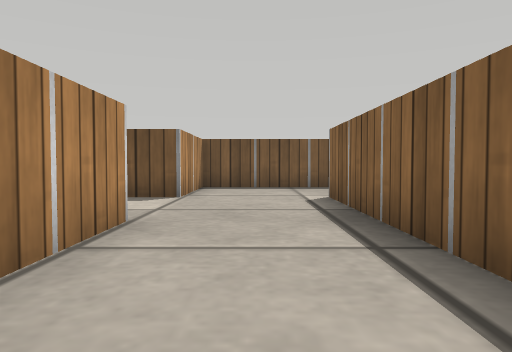
View 1 (above)

19 first-person views from a walk through a Webots world. The camera is 0.14 m above the floor, tilts 2° down and sees 70° across. The floor is counted in squares, 0.2 m on a side. Each view is taken from the middle of a square. On the plan, view 1 faces up. The plan holds only what a view shows up to about 11 squares ahead; the rest is blank. The place goes on beyond the plan. Robots are left out. Webots' stock objects and surfaces are drawn as simple stand-ins.

View 2
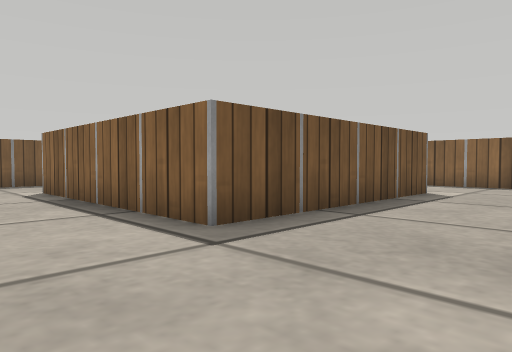

View 3
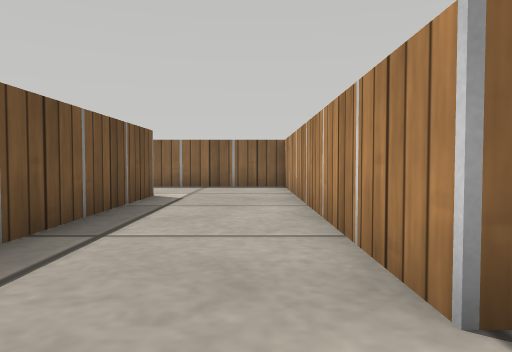

View 4
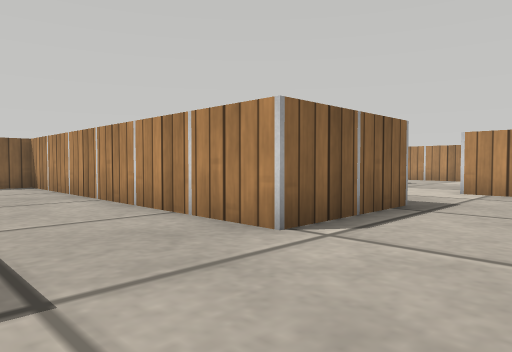

View 5
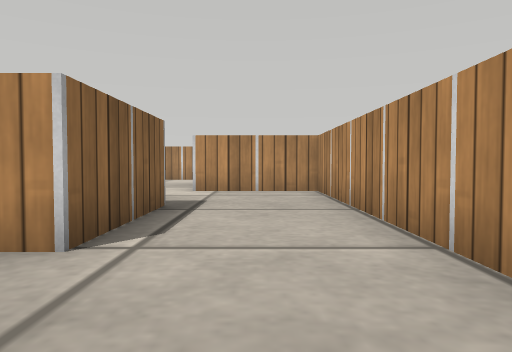

View 6
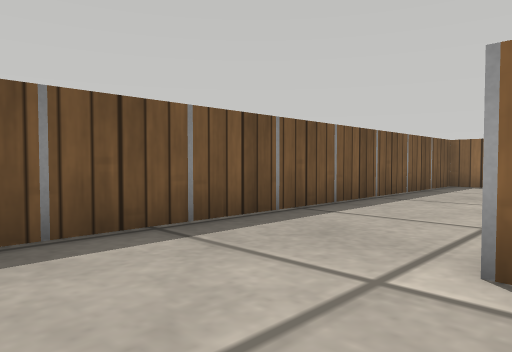

View 7
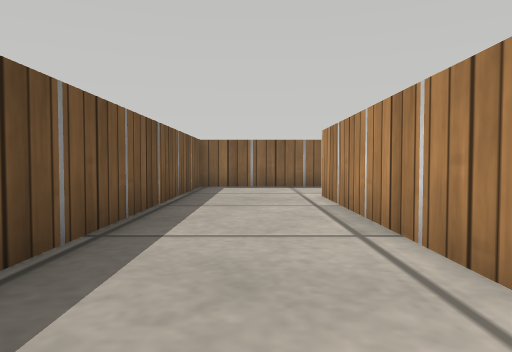

View 8
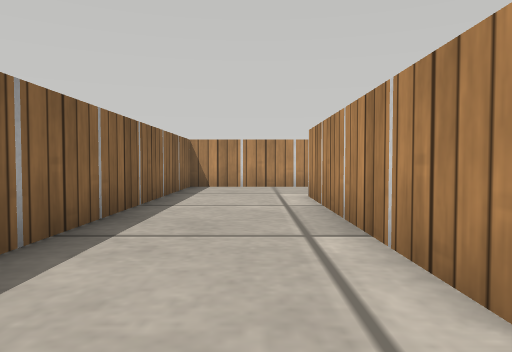

View 9
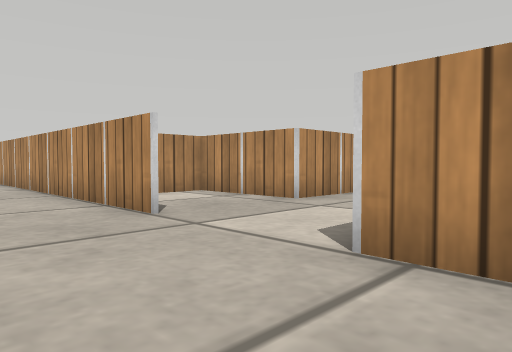

View 10
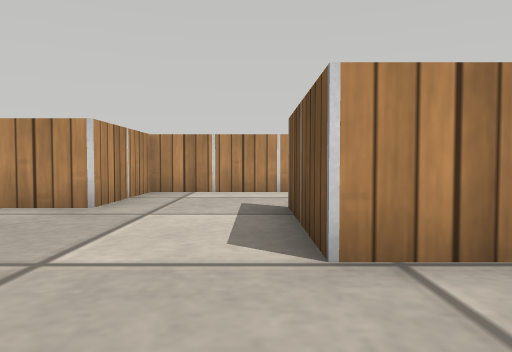

View 11
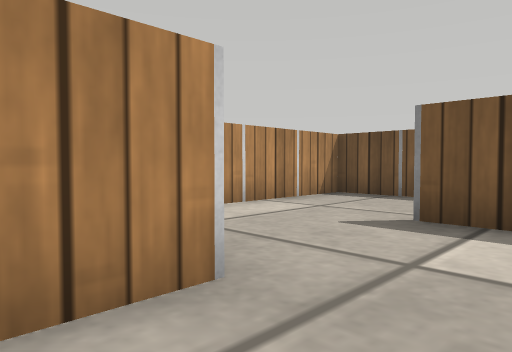

View 12
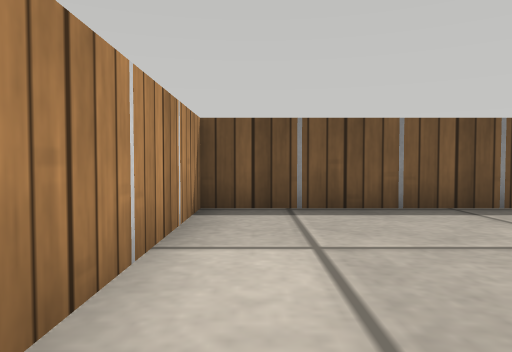

View 13
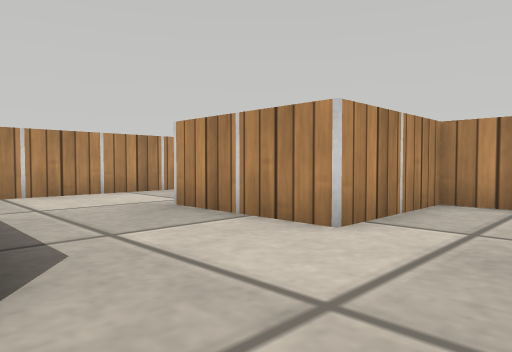

View 14
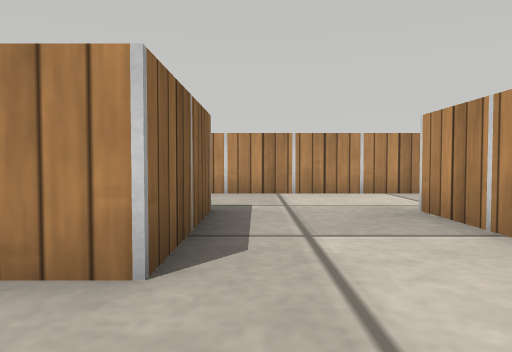

View 15
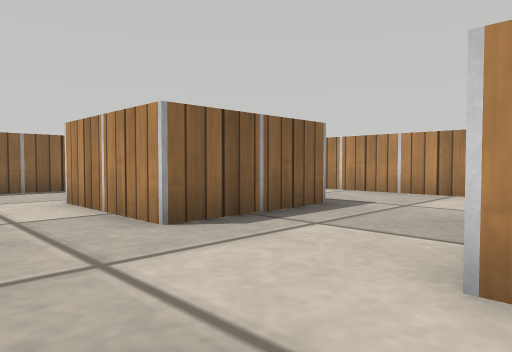

View 16
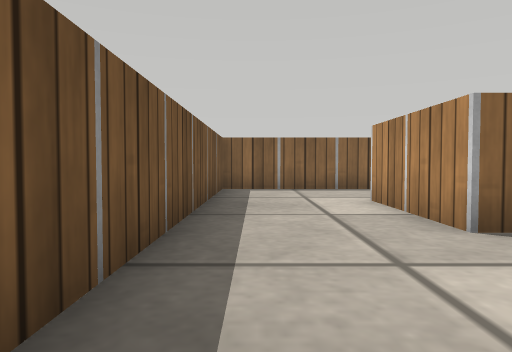

View 17
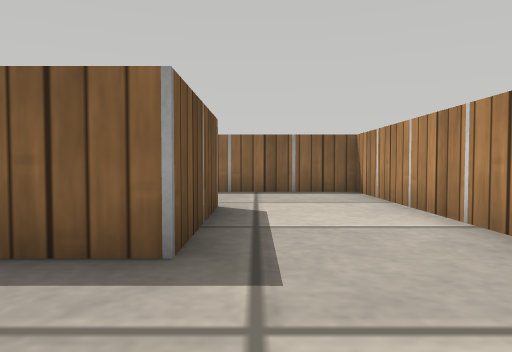

View 18
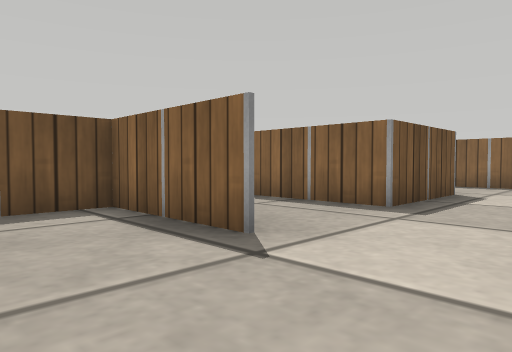

View 19
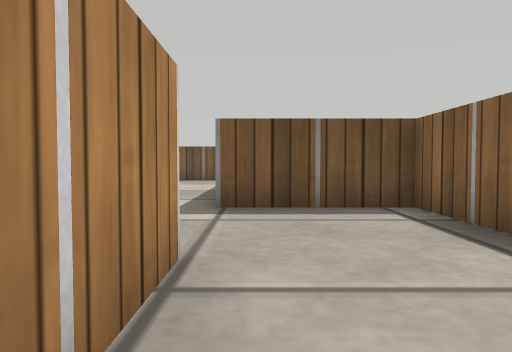

### Floor plan
Points are (right, up) in squares from view 1. A wall is a line through its corners. A room is listed if a view was taken in it or the views show most of it. See-through windows are left out.
Room 1 (views 1, 2, 3, 4, 5, 6, 7, 8, 9, 10, 15, 16)
walls: (-1.6, 4.5) (-1.6, -8.2) (1.6, -8.2); (2, 7.6) (7.9, 7.6) (7.9, 1.2) (1.5, 1.2) (1.5, 7.6); (1.5, -5.1) (1.5, -1.9) (11, -1.9) (11, 10.7) (-1.9, 10.7); (-1.6, 10.8) (-1.6, 7.5)
ways out: opening at (-2, 6) to room 2; opening at (2, -6.5) to room 3
Room 2 (views 11, 12)
walls: (-1.6, 7.5) (-4.9, 7.5); (-7.9, 7.5) (-7.9, 4.4) (-4.7, 4.4) (-4.7, 1.3) (-3.4, 1.3)
ways out: opening at (-2, 6) to room 1; opening at (-6, 8) to room 5
Room 3 (views 13, 14)
walls: (8, -11.4) (4.7, -11.4) (4.7, -8.2) (8, -8.2); (2.6, -14.5) (11, -14.5) (11, -5.1) (2.2, -5.1); (1.6, -8.2) (1.6, -11.5)
ways out: opening at (2, -6.5) to room 1; opening at (2, -13) to room 4
Room 4 (views 17, 18, 19)
walls: (1.5, -11.5) (1.5, -8.2) (-1.6, -8.2); (-1.6, -11.2) (-1.6, -13.2); (-0.4, -14.5) (2.6, -14.5)
ways out: opening at (2, -13) to room 3; opening at (-2, -10)
Room 5 (no view inside)
walls: (-1.9, 10.7) (-7.9, 10.7) (-7.9, 7.5)
ways out: opening at (-6, 8) to room 2

Where each view was taken, in squares from view 1:
view 1: 0 up, 0 right, facing up
view 2: 2 down, 1 left, facing up-right
view 3: 1 down, 0 right, facing right
view 4: 1 up, 1 left, facing down-right
view 5: 1 up, 0 right, facing down
view 6: 7 up, 1 left, facing up-right
view 7: 9 up, 0 right, facing right
view 8: 9 up, 9 right, facing down
view 9: 9 up, 1 right, facing down-left
view 10: 7 up, 1 right, facing left
view 11: 3 up, 3 left, facing up-left
view 12: 5 up, 7 left, facing up
view 13: 6 down, 5 right, facing down-left
view 14: 6 down, 4 right, facing down
view 15: 6 down, 1 right, facing down-right
view 16: 6 down, 1 right, facing right
view 17: 12 down, 2 right, facing right
view 18: 14 down, 1 left, facing up-right
view 19: 14 down, 1 left, facing up
